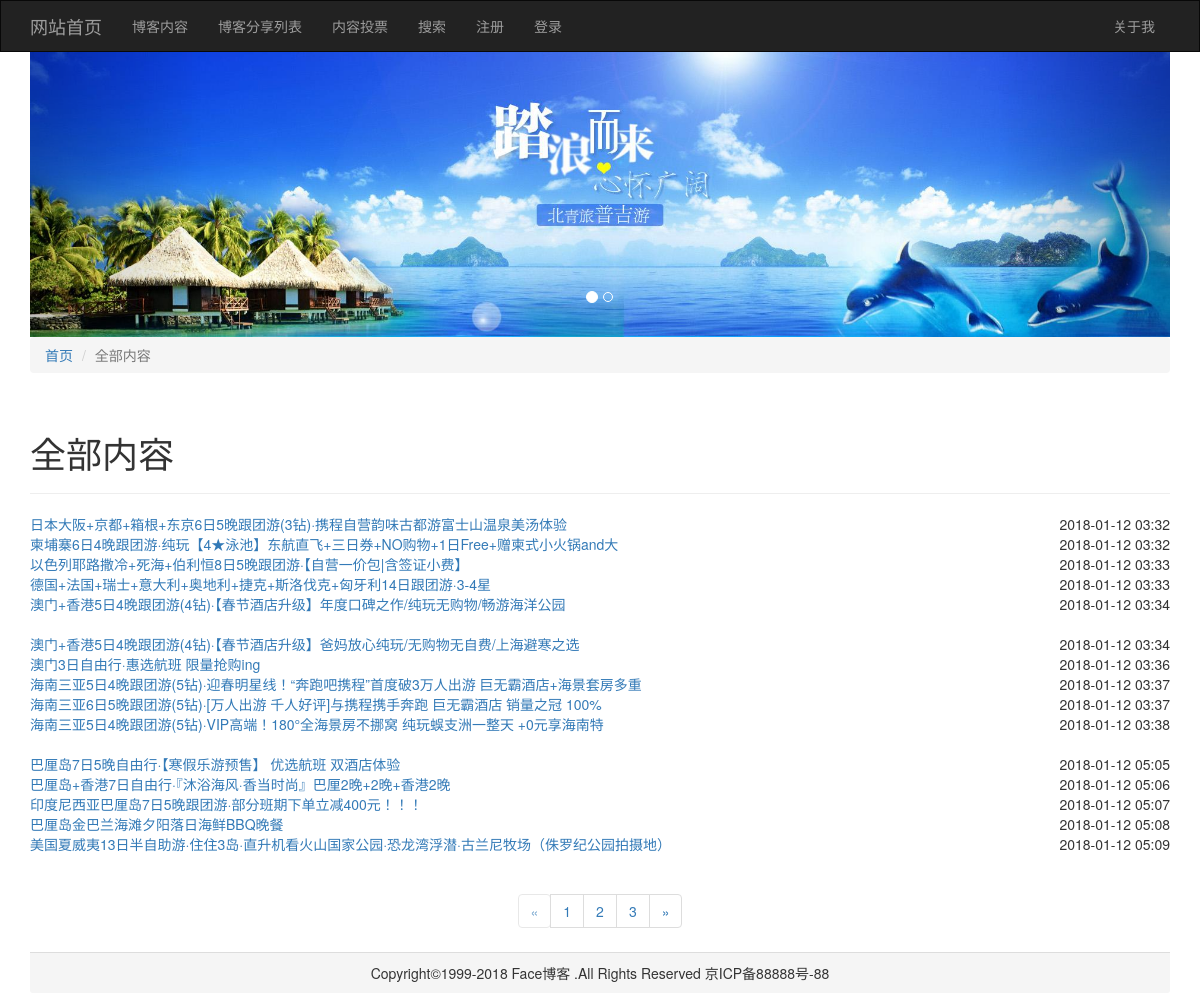
Screenshot of /webzixun.php with the database file from the repository.
### tables this page shows
CREATE TABLE IF NOT EXISTS `ht_fabu` (
  `ht_id` int(6) unsigned NOT NULL AUTO_INCREMENT,
  `ht_title` varchar(300) NOT NULL,
  `ht_column` varchar(300) NOT NULL,
  `ht_describe` text NOT NULL,
  `ht_keyword` varchar(300) NOT NULL,
  `ht_content` text NOT NULL,
  `ht_thumbanil` varchar(200) NOT NULL,
  `ht_name` varchar(100) NOT NULL,
  `ht_date` varchar(30) NOT NULL,
  PRIMARY KEY (`ht_id`)
);

### webzixun.php (the view, shortened to what this page needs)
<?php
	include 'header.php';
	include './state/sql.php';
	if( empty($_GET['column']) )
	{
		$column = '全部内容';
	}
	else
	{
		$column = $_GET['column'];
	};
	if( empty($_GET['page']) )
	{
		$pages = 1;
	}
	else
	{
		$pages = $_GET['page'];
	};
		$pageSize = 8;
		$pageStart = ($pages-1)*$pageSize;
	if( $column == '全部内容' )
	{
		$sql = "SELECT * FROM ht_fabu ORDER BY ht_date ASC LIMIT 15";
		$sqlTotal = "SELECT * FROM ht_fabu";
	}
	else
	{
		$sql = "SELECT * FROM ht_fabu WHERE ht_column='$column' ORDER BY ht_id LIMIT $pageStart,$pageSize";
		$sqlTotal = "SELECT * FROM ht_fabu WHERE ht_column='$column' ORDER BY ht_id";
	};
	$resultTotal = $conn->query($sqlTotal);
	$pageNum = ceil($resultTotal->num_rows/$pageSize);
?>
			<ul class="breadcrumb">
				<li>
					<a href="index.php">首页</a>
				</li>
				<li class="active"><?php echo $column; ?></li>
			</ul>
			<br />
			<div>
				<h1 class="h1"><?php echo $column; ?></h1>
				<hr />
			</div>
			<div>
				<?php
				$q=0;
				$result=$conn->query($sql);
				if($result->num_rows>0)
				{
					while($f=$result->fetch_assoc()){
						$q++;
				?>
				<div>
					<span class="push-left"><a href="content.php?id=<?php echo $f['ht_id']?>"><?php echo mb_substr($f['ht_title'],0,50,'utf8');?></a></span>
					<span class="pull-right"><?php   date_default_timezone_set('UTC');echo date('Y-m-d H:i',$f['ht_date']);?></span>
				</div>
				<?php
						if($q%5==0){
							echo '<br>';
						}
					}
				} else
				 {
					echo '此栏目下没有文章';
				 };
				?>
			</div>
			<div class="text-center">
			<nav aria-label="Page navigation">
				  <ul class="pagination">
				    <li>
				      <a href="webzixun.php?column=<?php echo  $column;?>&page=<?php echo  $pages-1;?>"  class="<?php if(1==$pages) echo 'btn disabled' ?>"  aria-label="Previous">
				        <span aria-hidden="true">&laquo;</span>
				      </a>
				    </li>
				    <?php
				   for($i=1;$i<=$pageNum;$i++){
				    ?>
				    <li><a href="webzixun.php?column=<?php echo  $column;?>&page=<?php echo  $i;?>"><?php echo  $i;?></a></li>
					<?php
					  }
					?>
				    <li>
				      <a href="webzixun.php?column=<?php echo  $column;?>&page=<?php echo $pages+1;?>"   class="<?php if($pageNum==$pages) echo 'btn disabled' ?>" aria-label="Next">
				        <span aria-hidden="true">&raquo;</span>
				      </a>
				    </li>
				  </ul>
				</nav>
			</div>
		<?php
			include 'footer.php';
		?>

### header.php (shortened to what this page needs)
<!DOCTYPE html>
<html>
	<head>
		<link rel="stylesheet" href="css/bootstrap.min.css" />
		<link rel="stylesheet" type="text/css" href="css/style.css" />
	</head>
	<body>
		<nav class="navbar navbar-default navbar-inverse nav">
			<div class="container">
				<div class="navbar-header">
					<a class="navbar-brand active" href="index.php">网站首页</a>
				</div>
				<div class="collapse navbar-collapse" id="bs-example-navbar-collapse-1">
					<ul class="nav navbar-nav">
						<li>
							<a href="webzixun.php">博客内容</a>
						</li>
						<li>
							<a href="kexuanze.php">博客分享列表</a>
						</li>
						<li>
							<a href="xihuankecheng.php">内容投票</a>
						</li>
						<li>
							<a href="search.php">搜索</a>
						</li>
						<?php
							if(!empty($_COOKIE['qtueser']))
							{
						?>
						<li><a href="javascript:void(0)">欢迎您：<?php echo $_COOKIE['qtueser']; ?></a></li>
						<li><a href="zhuxiao.php">注销</a></li>
						<?php
							}elseif(!empty($_SESSION['qtueser'])){
						?>
						<li><a href="javascript:void(0)">欢迎您：<?php echo $_SESSION['qtueser']; ?></a></li>
						<li><a href="zhuxiao.php">注销</a></li>
						<?php
							}else{
						?>
						<li><a href="zhuce.php">注册</a></li>
						<li><a href="login.php">登录</a></li>
						<?php
							}
						?>
					</ul>
					<ul class="nav navbar-nav navbar-right">
						<li>
							<a href="#">关于我</a>
						</li>
					</ul>
				</div>
			</div>
		</nav>
		<div class="container">
			<div id="myCarousel" class="carousel slide">
				<ol class="carousel-indicators">
					<li data-target="#myCarousel" data-slide-to="0" class="active"></li>
					<li data-target="#myCarousel" data-slide-to="1"></li>
				</ol>
				<div class="carousel-inner piclb">
					<div class="item active">
						<img src="img/banner.png" alt="First slide">
					</div>
				</div>
				<a class="carousel-control left" href="#myCarousel" data-slide="prev"></a>
				<a class="carousel-control right" href="#myCarousel" data-slide="next"></a>
			</div>

### footer.php (shortened to what this page needs)
	<div class="panel-footer facefoot">
				<span>Copyright©1999-2018 Face博客 .All Rights Reserved 京ICP备88888号-88</span>
			</div>
		</div>
	</body>
</html>

### css/style.css (style rules this page uses)
.nav { margin-bottom: 0; border-radius: 0; }
.facefoot { text-align: center; }

### rows the page displays
ht_fabu: ht_title "日本大阪+京都+箱根+东京6日5晚跟团游(3钻)·携程自营韵味古都游富士山温泉美汤体验", ht_date "2018-01-12 03:32"
ht_fabu: ht_title "柬埔寨6日4晚跟团游·纯玩【4★泳池】东航直飞+三日券+NO购物+1日Free+赠柬式小火锅and大", ht_date "2018-01-12 03:32"
ht_fabu: ht_title "以色列耶路撒冷+死海+伯利恒8日5晚跟团游·【自营一价包|含签证小费】", ht_date "2018-01-12 03:33"
ht_fabu: ht_title "德国+法国+瑞士+意大利+奥地利+捷克+斯洛伐克+匈牙利14日跟团游·3-4星", ht_date "2018-01-12 03:33"
ht_fabu: ht_title "澳门+香港5日4晚跟团游(4钻)·【春节酒店升级】年度口碑之作/纯玩无购物/畅游海洋公园", ht_date "2018-01-12 03:34"
ht_fabu: ht_title "澳门+香港5日4晚跟团游(4钻)·【春节酒店升级】爸妈放心纯玩/无购物无自费/上海避寒之选", ht_date "2018-01-12 03:34"
ht_fabu: ht_title "澳门3日自由行·惠选航班 限量抢购ing", ht_date "2018-01-12 03:36"
ht_fabu: ht_title "海南三亚5日4晚跟团游(5钻)·迎春明星线！“奔跑吧携程”首度破3万人出游 巨无霸酒店+海景套房多重", ht_date "2018-01-12 03:37"
ht_fabu: ht_title "海南三亚6日5晚跟团游(5钻)·[万人出游 千人好评]与携程携手奔跑 巨无霸酒店 销量之冠 100%", ht_date "2018-01-12 03:37"
ht_fabu: ht_title "海南三亚5日4晚跟团游(5钻)·VIP高端！180°全海景房不挪窝 纯玩蜈支洲一整天 +0元享海南特", ht_date "2018-01-12 03:38"
ht_fabu: ht_title "巴厘岛7日5晚自由行·【寒假乐游预售】 优选航班 双酒店体验", ht_date "2018-01-12 05:05"
ht_fabu: ht_title "巴厘岛+香港7日自由行·『沐浴海风·香当时尚』巴厘2晚+2晚+香港2晚", ht_date "2018-01-12 05:06"
ht_fabu: ht_title "印度尼西亚巴厘岛7日5晚跟团游·部分班期下单立减400元！！！", ht_date "2018-01-12 05:07"
ht_fabu: ht_title "巴厘岛金巴兰海滩夕阳落日海鲜BBQ晚餐", ht_date "2018-01-12 05:08"
ht_fabu: ht_title "美国夏威夷13日半自助游·住住3岛·直升机看火山国家公园·恐龙湾浮潜·古兰尼牧场（侏罗纪公园拍摄地）", ht_date "2018-01-12 05:09"

### other values shown
$column "全部内容"
